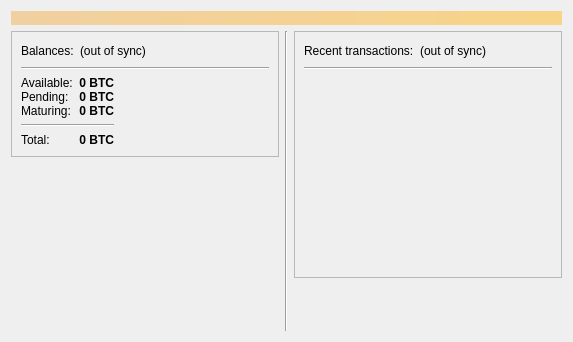
<?xml version="1.0" encoding="UTF-8"?>
<ui version="4.0">
 <class>OverviewPage</class>
 <widget class="QWidget" name="OverviewPage">
  <property name="geometry">
   <rect>
    <x>0</x>
    <y>0</y>
    <width>573</width>
    <height>342</height>
   </rect>
  </property>
  <property name="windowTitle">
   <string>Form</string>
  </property>
  <layout class="QVBoxLayout" name="topLayout">
   <item>
    <widget class="QLabel" name="labelAlerts">
     <property name="visible">
      <bool>false</bool>
     </property>
     <property name="styleSheet">
      <string notr="true">background-color: qlineargradient(x1: 0, y1: 0, x2: 1, y2: 0, stop:0 #F0D0A0, stop:1 #F8D488); color:#000000;</string>
     </property>
     <property name="wordWrap">
      <bool>true</bool>
     </property>
     <property name="margin">
      <number>3</number>
     </property>
    </widget>
   </item>
   <item>
    <layout class="QHBoxLayout" name="horizontalLayout" stretch="1,0,1">
     <item>
      <layout class="QVBoxLayout" name="verticalLayout_2">
       <item>
        <widget class="QFrame" name="frameOverview">
         <property name="frameShape">
          <enum>QFrame::StyledPanel</enum>
         </property>
         <property name="frameShadow">
          <enum>QFrame::Raised</enum>
         </property>
         <layout class="QVBoxLayout" name="verticalLayout_4">
          <item>
           <layout class="QHBoxLayout" name="horizontalLayout_4">
            <item>
             <widget class="QLabel" name="labelWallet">
              <property name="text">
               <string>Balances:</string>
              </property>
             </widget>
            </item>
            <item>
             <widget class="QLabel" name="labelWalletStatus">
              <property name="toolTip">
               <string>The displayed information may be out of date. Your wallet automatically synchronizes with the stakecoin network after a connection is established, but this process has not completed yet.</string>
              </property>
              <property name="text">
               <string notr="true">(out of sync)</string>
              </property>
              <property name="alignment">
               <set>Qt::AlignLeading|Qt::AlignLeft|Qt::AlignVCenter</set>
              </property>
             </widget>
            </item>
            <item>
             <spacer name="horizontalSpacer_2">
              <property name="orientation">
               <enum>Qt::Horizontal</enum>
              </property>
              <property name="sizeHint" stdset="0">
               <size>
                <width>40</width>
                <height>20</height>
               </size>
              </property>
             </spacer>
            </item>
           </layout>
          </item>
          <item>
           <widget class="Line" name="line">
            <property name="orientation">
             <enum>Qt::Horizontal</enum>
            </property>
           </widget>
          </item>
          <item>
           <layout class="QHBoxLayout" name="horizontalLayout_3">
            <item>
             <layout class="QHBoxLayout" name="horizontalLayout_5">
              <item>
               <layout class="QVBoxLayout" name="verticalLayout_5">
                <item>
                 <layout class="QFormLayout" name="formLayout_2">
                  <property name="verticalSpacing">
                   <number>0</number>
                  </property>
                  <item row="0" column="0">
                   <widget class="QLabel" name="labelBalanceText">
                    <property name="text">
                     <string>Available:</string>
                    </property>
                   </widget>
                  </item>
                  <item row="0" column="1">
                   <widget class="QLabel" name="labelBalance">
                    <property name="font">
                     <font>
                      <weight>75</weight>
                      <bold>true</bold>
                     </font>
                    </property>
                    <property name="cursor">
                     <cursorShape>IBeamCursor</cursorShape>
                    </property>
                    <property name="toolTip">
                     <string>Your current balance</string>
                    </property>
                    <property name="text">
                     <string notr="true">0 BTC</string>
                    </property>
                    <property name="alignment">
                     <set>Qt::AlignRight|Qt::AlignTrailing|Qt::AlignVCenter</set>
                    </property>
                    <property name="textInteractionFlags">
                     <set>Qt::LinksAccessibleByMouse|Qt::TextSelectableByKeyboard|Qt::TextSelectableByMouse</set>
                    </property>
                   </widget>
                  </item>
                  <item row="1" column="0">
                   <widget class="QLabel" name="labelUnconfirmedText">
                    <property name="text">
                     <string>Pending:</string>
                    </property>
                   </widget>
                  </item>
                  <item row="1" column="1">
                   <widget class="QLabel" name="labelUnconfirmed">
                    <property name="font">
                     <font>
                      <weight>75</weight>
                      <bold>true</bold>
                     </font>
                    </property>
                    <property name="cursor">
                     <cursorShape>IBeamCursor</cursorShape>
                    </property>
                    <property name="toolTip">
                     <string>Total of transactions that have yet to be confirmed, and do not yet count toward the current balance</string>
                    </property>
                    <property name="text">
                     <string notr="true">0 BTC</string>
                    </property>
                    <property name="alignment">
                     <set>Qt::AlignRight|Qt::AlignTrailing|Qt::AlignVCenter</set>
                    </property>
                    <property name="textInteractionFlags">
                     <set>Qt::LinksAccessibleByMouse|Qt::TextSelectableByKeyboard|Qt::TextSelectableByMouse</set>
                    </property>
                   </widget>
                  </item>
                  <item row="2" column="0">
                   <widget class="QLabel" name="labelImmatureText">
                    <property name="text">
                     <string>Maturing:</string>
                    </property>
                   </widget>
                  </item>
                  <item row="2" column="1">
                   <widget class="QLabel" name="labelImmature">
                    <property name="font">
                     <font>
                      <weight>75</weight>
                      <bold>true</bold>
                     </font>
                    </property>
                    <property name="toolTip">
                     <string>Total of newly minted or mined coins that are too young to be spent</string>
                    </property>
                    <property name="text">
                     <string notr="true">0 BTC</string>
                    </property>
                    <property name="alignment">
                     <set>Qt::AlignRight|Qt::AlignTrailing|Qt::AlignVCenter</set>
                    </property>
                    <property name="textInteractionFlags">
                     <set>Qt::LinksAccessibleByMouse|Qt::TextSelectableByKeyboard|Qt::TextSelectableByMouse</set>
                    </property>
                   </widget>
                  </item>
                 </layout>
                </item>
                <item>
                 <widget class="Line" name="line_5">
                  <property name="orientation">
                   <enum>Qt::Horizontal</enum>
                  </property>
                 </widget>
                </item>
                <item>
                  <layout class="QFormLayout" name="formLayoutTotal">
                    <item row="0" column="0">
                     <widget class="QLabel" name="labelTotalText">
                      <property name="text">
                       <string>Total:</string>
                      </property>
                     </widget>
                    </item>
                    <item row="0" column="1">
                     <widget class="QLabel" name="labelTotal">
                      <property name="font">
                       <font>
                        <weight>75</weight>
                        <bold>true</bold>
                       </font>
                      </property>
                      <property name="toolTip">
                       <string>Total amount in your wallet</string>
                      </property>
                      <property name="text">
                       <string notr="true">0 BTC</string>
                      </property>
                      <property name="alignment">
                       <set>Qt::AlignRight|Qt::AlignTrailing|Qt::AlignVCenter</set>
                      </property>
                      <property name="textInteractionFlags">
                       <set>Qt::LinksAccessibleByMouse|Qt::TextSelectableByKeyboard|Qt::TextSelectableByMouse</set>
                      </property>
                     </widget>
                    </item>
                  </layout>
                </item>
               </layout>
              </item>
              <item>
               <spacer name="horizontalSpacer_3">
                <property name="orientation">
                 <enum>Qt::Horizontal</enum>
                </property>
                <property name="sizeHint" stdset="0">
                 <size>
                  <width>40</width>
                  <height>20</height>
                 </size>
                </property>
               </spacer>
              </item>
             </layout>
            </item>
           </layout>
          </item>
         </layout>
        </widget>
       </item>
       <item>
        <spacer name="verticalSpacer">
         <property name="orientation">
          <enum>Qt::Vertical</enum>
         </property>
         <property name="sizeHint" stdset="0">
          <size>
           <width>20</width>
           <height>40</height>
          </size>
         </property>
        </spacer>
       </item>
      </layout>
     </item>
     <item>
      <widget class="Line" name="line_2">
       <property name="orientation">
        <enum>Qt::Vertical</enum>
       </property>
      </widget>
     </item>
     <item>
      <layout class="QVBoxLayout" name="verticalLayout_3">
       <item>
        <widget class="QFrame" name="frame_2">
         <property name="frameShape">
          <enum>QFrame::StyledPanel</enum>
         </property>
         <property name="frameShadow">
          <enum>QFrame::Raised</enum>
         </property>
         <layout class="QVBoxLayout" name="verticalLayout">
          <item>
           <layout class="QHBoxLayout" name="horizontalLayout_2">
            <item>
             <widget class="QLabel" name="labelTransactions">
              <property name="text">
               <string>Recent transactions:</string>
              </property>
             </widget>
            </item>
            <item>
             <widget class="QLabel" name="labelTransactionsStatus">
              <property name="toolTip">
               <string>The displayed information may be out of date. Your wallet automatically synchronizes with the stakecoin network after a connection is established, but this process has not completed yet.</string>
              </property>
              <property name="text">
               <string notr="true">(out of sync)</string>
              </property>
              <property name="alignment">
               <set>Qt::AlignRight|Qt::AlignTrailing|Qt::AlignVCenter</set>
              </property>
             </widget>
            </item>
            <item>
             <spacer name="horizontalSpacer">
              <property name="orientation">
               <enum>Qt::Horizontal</enum>
              </property>
              <property name="sizeHint" stdset="0">
               <size>
                <width>40</width>
                <height>20</height>
               </size>
              </property>
             </spacer>
            </item>
           </layout>
          </item>
          <item>
           <widget class="Line" name="line_3">
            <property name="orientation">
             <enum>Qt::Horizontal</enum>
            </property>
           </widget>
          </item>
          <item>
           <widget class="QListView" name="listTransactions">
            <property name="styleSheet">
             <string notr="true">QListView { background: transparent; }</string>
            </property>
            <property name="frameShape">
             <enum>QFrame::NoFrame</enum>
            </property>
            <property name="verticalScrollBarPolicy">
             <enum>Qt::ScrollBarAlwaysOff</enum>
            </property>
            <property name="horizontalScrollBarPolicy">
             <enum>Qt::ScrollBarAlwaysOff</enum>
            </property>
            <property name="selectionMode">
             <enum>QAbstractItemView::NoSelection</enum>
            </property>
           </widget>
          </item>
         </layout>
        </widget>
       </item>
       <item>
        <spacer name="verticalSpacer_2">
         <property name="orientation">
          <enum>Qt::Vertical</enum>
         </property>
         <property name="sizeHint" stdset="0">
          <size>
           <width>20</width>
           <height>40</height>
          </size>
         </property>
        </spacer>
       </item>
      </layout>
     </item>
    </layout>
   </item>
  </layout>
 </widget>
 <resources/>
 <connections/>
</ui>
